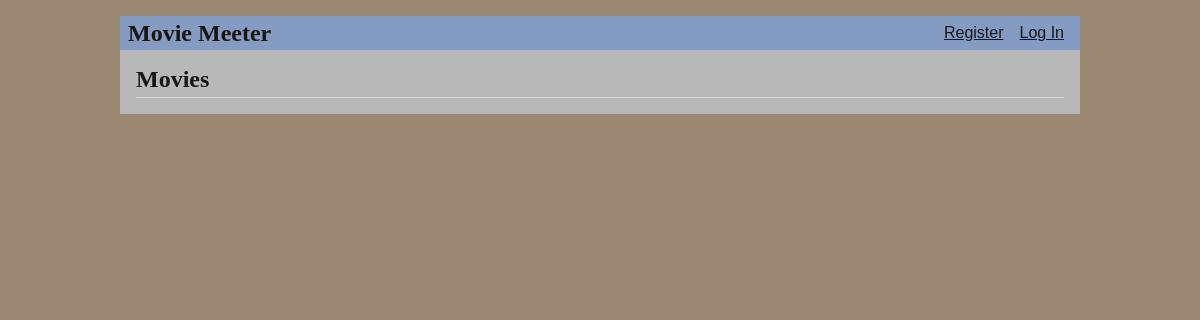
The page /movies on the database as committed earlier.
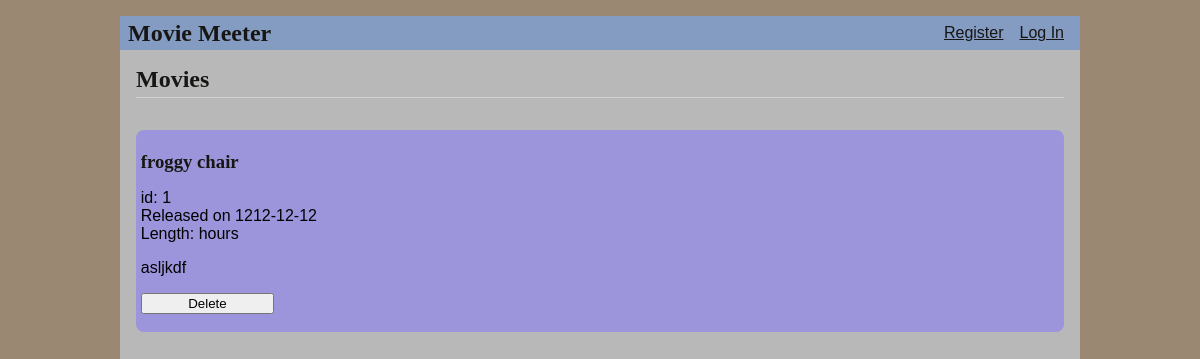
The same page on the database as committed later.
### tables this page shows
CREATE TABLE movie (
  id INTEGER PRIMARY KEY AUTOINCREMENT,
  released TIMESTAMP NOT NULL DEFAULT CURRENT_TIMESTAMP,
  title TEXT UNIQUE NOT NULL,
  summary TEXT NOT NULL
);

### project/movie.py (the view, shortened to what this page needs)
@bp.route('/movies', methods=('GET', 'POST'))
def index():
    db = get_db()  # Retrieve the database connection
    movies = db.execute(
        'SELECT * '
        'FROM movie '
        'ORDER BY released DESC'
    ).fetchall()
    return render_template('movie/index.html', movies=movies)

### project/auth.py (called while the page is built)
@bp.before_app_request
def load_logged_in_user():
    user_id = session.get('user_id')
    if user_id is None:
        g.user = None
    else:
        g.user = get_db().execute(
            'SELECT * FROM user WHERE id = ?', (user_id,)
        ).fetchone()

### project/db.py (called while the page is built)
def get_db():
    if 'db' not in g:
        g.db = sqlite3.connect(
            current_app.config['DATABASE'],
            detect_types=sqlite3.PARSE_DECLTYPES,
            isolation_level='EXCLUSIVE'
        )
        g.db.row_factory = sqlite3.Row
    return g.db

### project/templates/movie/index.html (shortened to what this page needs)
{% extends 'base.html' %}
{% block header %}
  <h1>{% block title %}Movies{% endblock %}</h1>
{% endblock %}
{% block content %}
  {% for movie in movies %}
    <form method="post">
      <article class="movie">
        <header>
          <div>
            <h1>{{ movie['title'] }}</h1>
            <div>id: {{  movie['id'] }}</div>
            <div class="about">Released on {{ movie['released'].strftime('%Y-%m-%d') }}</div>
            <div>Length: {{ movie['duration_in_hours'] }} hours</div>
          </div>
        </header>
        <p class="body">{{ movie['summary'] }}</p>
        <input type="submit" value="Delete">
      </article>
    </form>
  {% endfor %}
{% endblock %}

Rows that differ between the two databases and show on the page:
added movie: title "froggy chair", id "1", released "1212-12-12", summary "asljkdf"
